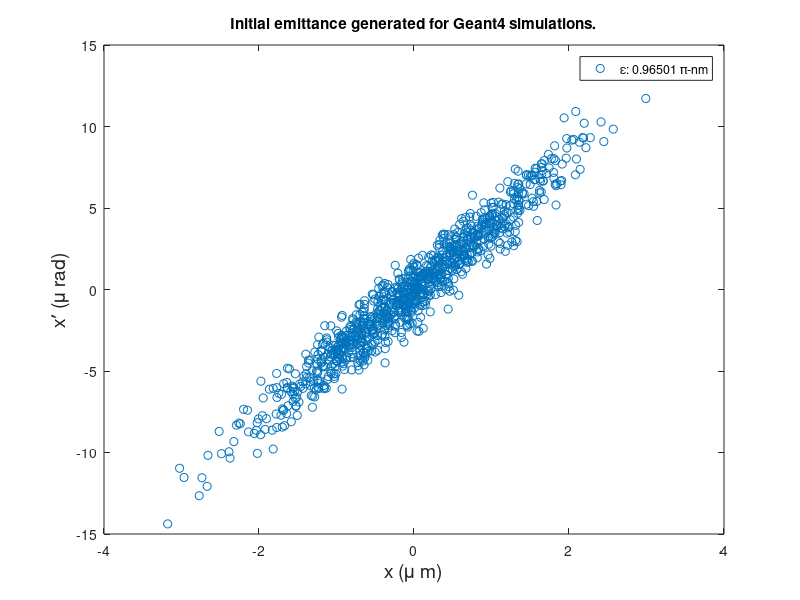
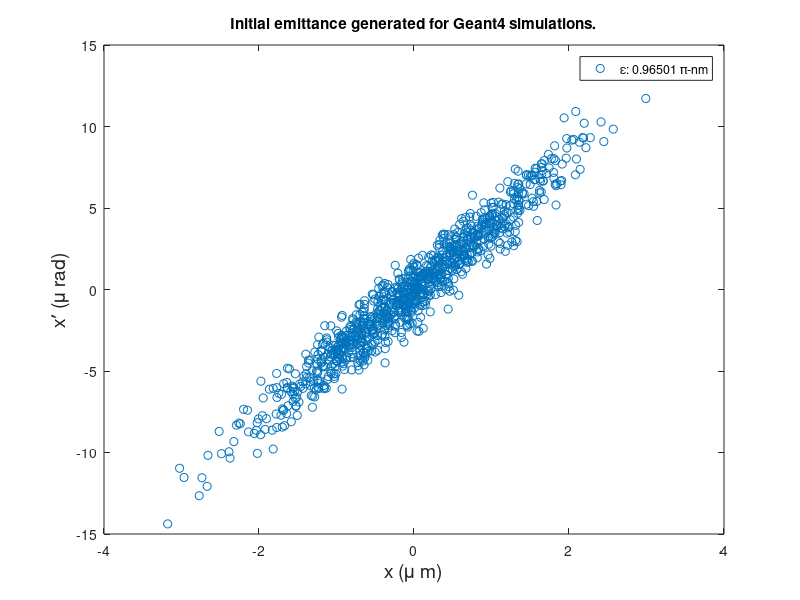
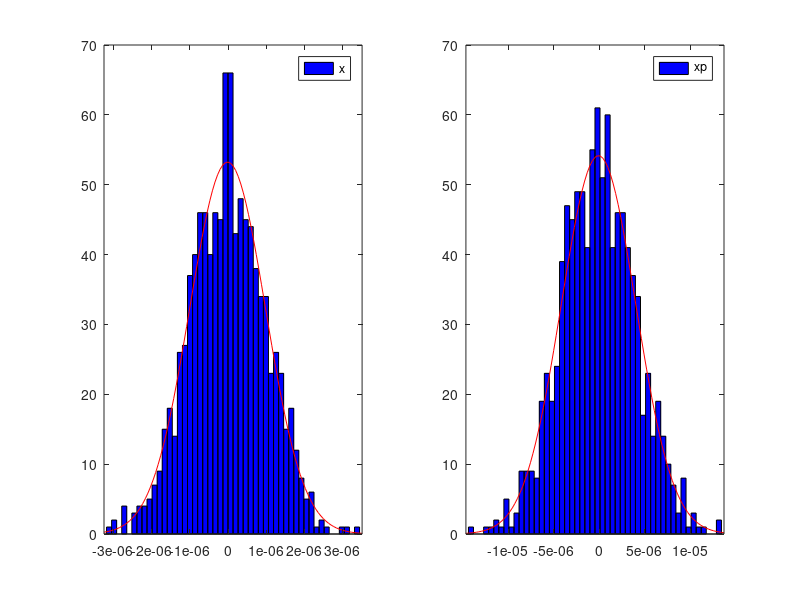

MATLAB code to generate these figures, in order:
%% Initial phase space for geant4 simulations
% %%%%%%%%%%%%%%%%%%%%%%%%%%%%%%%%%%%%%%%%%%%%%%%%%%%%%%%%%%%%%%%%%%%%%%%%%
%close all; 
clear; 
%clc;
%format long;
x0  = 0.001*1e-3;     % m
xp0 = 0.001*1e-3;     % rad 
alpha = -4;
R1 = normrnd(0,x0,[1 1000]);
R2 = normrnd(0,xp0,[1 1000]);


for i=1:max(size(R1))
    x(i) = R1(i);
    xp(i) = R2(i) - alpha*x(i);
end


figure(20)
subplot(1,2,1)
h1 = histfit(x,50);
legend('x')
subplot(1,2,2)
h2= histfit(xp,50);
legend('xp')


[~,ind0_1] = min(abs(x-x0));
[~,ind0_2] = min(abs(xp-xp0));

% Find corresponding coordinates
xmax_x = x0;     
xmax_y = xp(ind0_1);
%
xpmax_y = xp0;
xpmax_x = x(ind0_2); 
%


% %%%%%%%% Calculate the phase space %%%%%%%%%%%%%%%%%%%%%%%%%%%%%%%%%%%%%%
% Method 1
%emitt0 = sqrt( (xmax_x*xpmax_y)^2 - (xmax_x*xpmax_y)*(xmax_y*xpmax_x) );

% %%%%%%%%%%%%%%%%%%%%%%
% Method 2
% rms values
xrms   = rms(x-mean(x));
xprms  = rms(xp-mean(xp));
% second terms
xxp = sum(   (x-mean(x)).*(xp-mean(xp)) ) / 1000;
emitt0 = sqrt(  xrms^2*xprms^2-xxp^2  );
% %%%%%%%%%%%%%%%%%%%%%%

% Twiss parameters
beta0 = (xmax_x^2) / emitt0;
gamma0 = (xpmax_y^2)/ emitt0;
alpha0 = -(xpmax_x)*sqrt(gamma0/emitt0);
% Display
disp(['Geometric Emittance (m-rad): ' num2str(emitt0)]);
disp(['Beta: ' num2str(beta0)]);
disp(['Alpha: ' num2str(alpha0)]);
disp(['Gamma: ' num2str(gamma0)]);
% %%%%%%%%%%%%%%%%%%%%%%%%%%%%%%%%%%%%%%%%%%%%%%%%%%%%%%%%%%%%%%%%%%%%%%%%%
%%
figure(30)
h20 = plot(x*1e6,xp*1e6,'o');
%legend(['\epsilon: ' num2str(emitt0) ', \beta: ' num2str(beta0) ', \alpha: ' num2str(alpha0)]);
legend(['\epsilon: ' num2str(emitt0*1e12) ' \pi-nm']);
ylabel('x\prime (\mu rad)','fontsize',14)
xlabel('x (\mu m)','fontsize',14)
title('Initial emittance generated for Geant4 simulations.')
%%
saveas(h20,['initial_emitt_' num2str(x0*1000) '_' num2str(xp0*1000) '.fig']);
saveas(h20,['initial_emitt_' num2str(x0*1000) '_' num2str(xp0*1000) '.eps'],'epsc');
